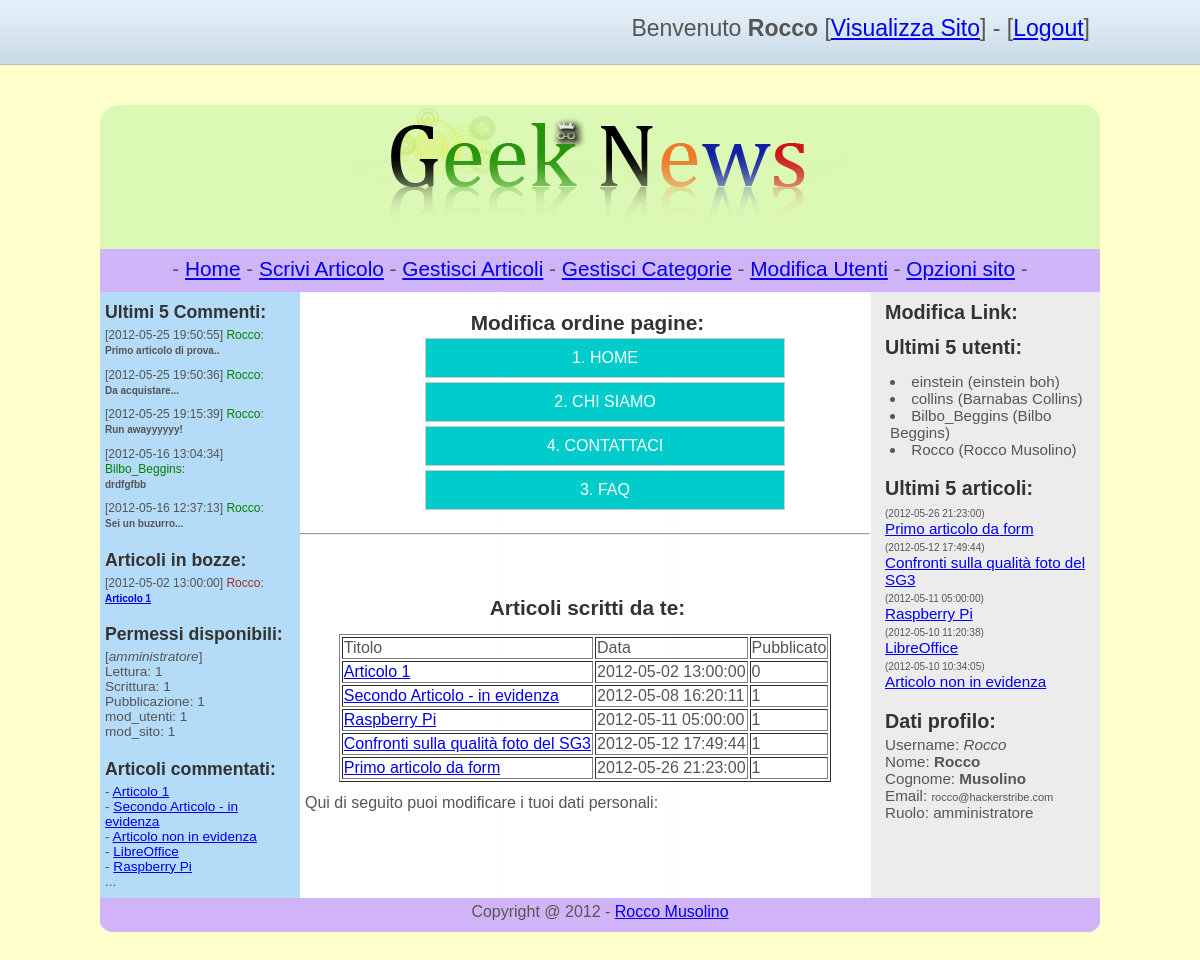
Page /progetto/admin.php (signed in) on the committed database.
### tables this page shows
CREATE TABLE IF NOT EXISTS `pagine` (
  `id_pagina` int(11) NOT NULL AUTO_INCREMENT,
  `titolo` varchar(35) NOT NULL,
  `testo` text NOT NULL,
  `ordine` int(11) NOT NULL,
  PRIMARY KEY (`id_pagina`)
);

CREATE TABLE IF NOT EXISTS `articoli` (
  `id_articolo` int(50) NOT NULL AUTO_INCREMENT,
  `titolo` text NOT NULL,
  `testo` text NOT NULL,
  `meta_description` text NOT NULL,
  `id_categoria` int(50) NOT NULL,
  `tags` text,
  `id_autore` int(50) NOT NULL,
  `data` datetime NOT NULL,
  `in_evidenza` int(1) NOT NULL DEFAULT '0',
  `pubblicato` int(1) NOT NULL DEFAULT '0',
  PRIMARY KEY (`id_articolo`)
);

CREATE TABLE IF NOT EXISTS `permessi` (
  `ruolo` varchar(20) NOT NULL,
  `lettura` int(1) NOT NULL,
  `scrittura` int(1) NOT NULL,
  `pubblicazione` int(1) NOT NULL,
  `mod_utenti` int(1) NOT NULL,
  `mod_sito` int(1) NOT NULL,
  UNIQUE KEY `ruolo` (`ruolo`)
);

CREATE TABLE IF NOT EXISTS `commenti` (
  `art_commentato` int(50) NOT NULL,
  `testo_commento` text NOT NULL,
  `utente` text NOT NULL,
  `data` datetime NOT NULL,
  KEY `art_commentato` (`art_commentato`)
);

CREATE TABLE IF NOT EXISTS `utenti` (
  `id_utente` int(50) NOT NULL AUTO_INCREMENT,
  `username` varchar(50) NOT NULL,
  `nome` text NOT NULL,
  `cognome` text NOT NULL,
  `email` varchar(30) NOT NULL,
  `password` varchar(50) NOT NULL,
  `ruolo` text NOT NULL,
  PRIMARY KEY (`id_utente`),
  UNIQUE KEY `username` (`username`)
);

CREATE TABLE IF NOT EXISTS `info_sito` (
  `nome_sito` varchar(20) NOT NULL,
  `slogan` varchar(100) NOT NULL,
  `articoli_per_pagina` int(10) NOT NULL,
  `reg_attiva` int(1) NOT NULL,
  `footer` text NOT NULL,
  `descrizione_sito` text NOT NULL,
  `keywords_sito` text NOT NULL
);

### progetto/functions/amministra.php (the view, shortened to what this page needs)
<?php
$footer = mysql_fetch_array(mysql_query("SELECT footer FROM `info_sito`"));
$footer = $footer['footer'];
$permessi = mysql_fetch_array(mysql_query("SELECT * FROM `permessi` WHERE `ruolo` = '$_SESSION[ruolo]'"));
function TagliaStringa($stringa, $max_char){
		if(strlen($stringa)>$max_char){
			$stringa_tagliata=substr($stringa, 0,$max_char);
			$last_space=strrpos($stringa_tagliata," ");
			$stringa_ok=substr($stringa_tagliata, 0,$last_space);
			return $stringa_ok."...";
		}else{
			return $stringa;
		}
	}
?>
<!DOCTYPE HTML PUBLIC "-//W3C//DTD HTML 4.01//EN" "http://www.w3.org/TR/html4/strict.dtd">
<html>
<head>
<link href="style.css" rel="stylesheet" type="text/css">
    <link rel="stylesheet" href="style-login.css" />
</head>
<body>
   <div id="bar">
     <div style="width: 1000px; margin: 0 auto">
            <div id="loginContainer">
			<?php
			if (@$_SESSION['login'] == "ok"){
			 echo "<span style='font-size:23px'>Benvenuto <b>$_SESSION[nome]</b> [<a href='index.php'>Visualizza Sito</a>] - [<a href='index.php?logout=1'>Logout</a>]</span>";
			  }
			  ?>
            </div>
	  </div>
	</div>
<div id="container">
<div id="header"><center><img src="images/Logo.png" border="0" /></center></div>
<div id="menu"><center><?php include("moduli/pca_menu.php"); ?></center></div>
<div id="main">
<div id="content">
<?php
switch(@$_GET['pag']){
default:
if ($permessi['mod_sito']){
?>
	<p>
	<center><h3>Modifica ordine pagine:</h3>
		<div id="contentLeft">
			<ul>
				<?php
				$query  = "SELECT * FROM pagine ORDER BY ordine ASC";
				$result = mysql_query($query);
				while($row = mysql_fetch_array($result, MYSQL_ASSOC))
				{
				?>
					<li id="recordsArray_<?php echo $row['id_pagina']; ?>"><?php echo $row['id_pagina'] . ". " . $row['titolo']; ?></li>
				<?php } ?>
			</ul>
		</div>
	</center>
	</p><hr/>
<?php
}
if ($permessi['mod_utenti']) {
echo '<p><center>
    <div id="art_users_div"></div></center></p>';
}
if ($permessi['pubblicazione']){
echo '<p><center>
    <div id="art_cat_div"></div></center></p>';
}
if ($permessi['scrittura']){
echo "<center><h3>Articoli scritti da te:</h3><p>";
 $qry_yposts = mysql_query("SELECT id_articolo, titolo, data, pubblicato FROM articoli WHERE id_autore = $_SESSION[id_utente]");
 echo "<table border='1'>
 <tr><td>Titolo</td> <td>Data</td> <td>Pubblicato</td></tr>";
 while($y_art = mysql_fetch_array($qry_yposts)){
 echo "<tr><td><a href='admin.php?pag=gestisci-articoli&edit_art=$y_art[id_articolo]'>$y_art[titolo]</a></td> <td>$y_art[data]</td> <td>$y_art[pubblicato]</td></tr>";
 }
 echo "</table> </p> </center>";
 }
if ($permessi['lettura']) echo "<p>Qui di seguito puoi modificare i tuoi dati personali: </p>";
break;
}
?>
</div>
    <div id="nav">
 <?php include("moduli/sidebar_sx.php"); ?>
    </div>
</div>
   <div id="extra">
 <?php include("moduli/sidebar_dx.php"); ?>
   </div>
  <div id="footer">
   <center><p><?php echo "$footer"; ?></p></center>
  </div>
</div>
<br/><br/>
</body>
</html>

### progetto/functions/moduli/sidebar_sx.php (shortened to what this page needs)
<?php
if ($permessi['mod_utenti']){
	 $num_commenti = 5;
	 $lung_commento = 70;
	 $qry_lcomment = mysql_query("SELECT * FROM `commenti` ORDER BY data DESC LIMIT 0, $num_commenti");
	 echo "<h3>Ultimi $num_commenti Commenti:</h3>";
	 while($last_comment = mysql_fetch_array($qry_lcomment)){
?>
	<p>
	<span style="font-size: 12px;">[<?php echo $last_comment['data']; ?>] <span style="color: green"><?php echo $last_comment['utente']; ?></span>:</span><br/>
	<span style="font-size: 10px; font-weight: bold"><?php echo TagliaStringa($last_comment['testo_commento'], $lung_commento); ?></span><br/>
	</p>
	 <?php
	 }
}
if ($permessi['pubblicazione']){
echo "<h3>Articoli in bozze:</h3>";
$qry_art_bozze = mysql_query("SELECT username, titolo, data, id_articolo, id_autore FROM articoli JOIN utenti ON (id_autore = id_utente) WHERE pubblicato = 0") or die("Errore nell'eseguire la query".mysql_error());
while ($bozza = mysql_fetch_array($qry_art_bozze)){
?>
<p>
<span style="font-size: 12px;">[<?php echo $bozza['data']; ?>] <span style="color: brown"><?php echo $bozza['username']; ?></span>:</span><br/>
<span style="font-size: 10px; font-weight: bold"><a href='<?php echo "$_SERVER[PHP_SELF]?pag=gestisci-articoli&edit_art=$bozza[id_articolo]";?>'><?php echo $bozza['titolo'];?></a></span>
</p>
<?php
}
}
if ($permessi['scrittura']){
 $user_permessi = mysql_fetch_array(mysql_query("SELECT * FROM `permessi` WHERE `ruolo` = '$_SESSION[ruolo]'"));
   echo "<h3>Permessi disponibili:</h3>
<p>
[<em>$_SESSION[ruolo]</em>]<br/>
Lettura: $user_permessi[lettura]<br/>
Scrittura: $user_permessi[scrittura]<br/>
Pubblicazione: $user_permessi[pubblicazione]<br/>
mod_utenti: $user_permessi[mod_utenti]<br/>
mod_sito: $user_permessi[mod_sito]
</p>";
}
if ($permessi['lettura']) {
echo "<h3>Articoli commentati:</h3><p>";
$n_art_comm = 5;
$art_comm_qry = mysql_query("SELECT titolo, id_articolo, art_commentato FROM `commenti` JOIN articoli ON (id_articolo = art_commentato) WHERE utente = '$_SESSION[username]' GROUP BY id_articolo LIMIT 0, $n_art_comm") or die("Errore esecuzione query articoli commentati.".mysql_error());
while($art_comm = mysql_fetch_array($art_comm_qry)){
echo "- <a href='index.php?id_articolo=$art_comm[id_articolo]' target='_new'>$art_comm[titolo]</a><br/>";
}
echo "...</p>";
}
?>

### progetto/functions/moduli/sidebar_dx.php (shortened to what this page needs)
<?php
if ($permessi['mod_sito']) echo "<h3>Modifica Link:</h3>";
if ($permessi['mod_utenti']){
echo "<h3>Ultimi 5 utenti:</h3><p>";
$n_users = 5;
$qry_users = mysql_query("SELECT username, nome, cognome FROM utenti ORDER BY id_utente DESC limit 0, $n_users");
while($_users = mysql_fetch_array($qry_users)){
echo "<li>$_users[username] ($_users[nome] $_users[cognome])</li>";
} echo"</p>";
}
if ($permessi['scrittura']){
$art_max = 5;
echo "<h3>Ultimi $art_max articoli:</h3><p>";
$q_articles = mysql_query("SELECT titolo, id_articolo, data FROM articoli ORDER BY id_articolo DESC LIMIT 0, $art_max");
while($l_art = mysql_fetch_array($q_articles)){
echo "<span style='font-size: 10px'>($l_art[data])</span><br/><a href='$_SERVER[PHP_SELF]?pag=gestisci-articoli&edit_art=$l_art[id_articolo]' target='_new'>$l_art[titolo]</a><br/>";
}
echo "</p>";
}
if ($permessi['lettura']){
echo "<h3>Dati profilo:</h3>";
$q_profilo = mysql_query("SELECT * FROM utenti WHERE id_utente = $_SESSION[id_utente]");
$profilo = mysql_fetch_array($q_profilo);
echo "<p>Username: <em>$profilo[username]</em><br/>
Nome: <b>$profilo[nome]</b><br/>
Cognome: <b>$profilo[cognome]</b><br/>
Email: <span style='font-size: 11px'>$profilo[email]</span><br/>
Ruolo: $profilo[ruolo]<br/>
</p>";
}
?>

### progetto/style.css (style rules this page uses)
html,body { margin:0;padding:0 }
body { font: 100.01% "Trebuchet MS",Verdana,Arial,sans-serif; background: #FFFFCC; color: #555; text-align:center; }
h2,h3,h4 { margin:0;padding-left: 5px;padding-top:5px;line-height: 30px;color: #333; }
h3 { font-size: 130% }
p { margin: 0 5px; padding: 0 0 0.7em }
li { margin-left:10px }
div#container { width:1000px; height: auto; margin: 0 auto; margin-top:40px; background: url(images/3col.jpg) repeat-y;text-align:left; }
div#header { background-color: #DBF8B4; width:1000px; background-image: url(images/top-header-bg.jpg); background-repeat: no-repeat }
div#main { float:left;width:770px; height:auto }
div#content { float:right;width:570px; height: auto; margin-left: auto }
div#nav { float:left;width:200px; height: auto; font-size:85% }
div#extra { float:right;width:220px;font-size:95%; margin-left: auto; }
div#footer { clear:both;width:100%;padding-top:5px; background-color: #D0B4F8; background-image: url(images/bottom-footer-bg.jpg); background-repeat: no-repeat; background-position: bottom left }
div#menu { width: 1000px; height: 35px; background: #D0B4F8; padding-top:8px; font-size:130% }

### progetto/style-login.css (style rules this page uses)
#bar { width:100%; height:35px; padding:15px 0; background:url(images/bar.png) repeat-x; }
#loginContainer { position:relative; float:right; font-size:12px; margin-right: 10px; }

### progetto/functions/amministra.php (style rules this page uses)
ul { margin: 0; }
#contentLeft { width: 400px; }
#contentLeft li { list-style: none; margin: 0 0 4px 0; padding: 10px; background-color:#00CCCC; border: #CCCCCC solid 1px; color:#fff; }

### rows in the picture
pagine: id_pagina "1", titolo "HOME"
pagine: id_pagina "2", titolo "CHI SIAMO"
pagine: id_pagina "4", titolo "CONTATTACI"
pagine: id_pagina "3", titolo "FAQ"
articoli: titolo "Articolo 1", data "2012-05-02 13:00:00", pubblicato "0", utenti.username "Rocco"
articoli: titolo "Secondo Articolo - in evidenza", data "2012-05-08 16:20:11", pubblicato "1"
articoli: titolo "Raspberry Pi", data "2012-05-11 05:00:00", pubblicato "1"
articoli: titolo "Confronti sulla qualità foto del SG3", data "2012-05-12 17:49:44", pubblicato "1"
articoli: titolo "Primo articolo da form", data "2012-05-26 21:23:00", pubblicato "1"
permessi: mod_utenti "5", lettura "1", scrittura "1", pubblicazione "1", mod_utenti "1", mod_sito "1", scrittura "5"
commenti: data "2012-05-25 19:50:55", utente "Rocco", testo_commento "Primo articolo di prova.."
commenti: data "2012-05-25 19:50:36", utente "Rocco", testo_commento "Da acquistare..."
commenti: data "2012-05-25 19:15:39", utente "Rocco", testo_commento "Run awayyyyyy!"
commenti: data "2012-05-16 13:04:34", utente "Bilbo_Beggins", testo_commento "drdfgfbb"
commenti: data "2012-05-16 12:37:13", utente "Rocco", testo_commento "Sei un buzurro..."
articoli: titolo "Articolo non in evidenza", data "2012-05-10 10:34:05"
articoli: titolo "LibreOffice", data "2012-05-10 11:20:38"
utenti: username "einstein", nome "einstein", cognome "boh"
utenti: username "collins", nome "Barnabas", cognome "Collins"
utenti: username "Bilbo_Beggins", nome "Bilbo", cognome "Beggins"
utenti: username "Rocco", nome "Rocco", cognome "Musolino", email "rocco@hackerstribe.com", ruolo "amministratore"
info_sito: footer "Copyright @ 2012 - Rocco Musolino"

### other values in the picture
$_SESSION[nome] "Rocco"
$stringa "-"
$_SESSION[ruolo] "amministratore"
